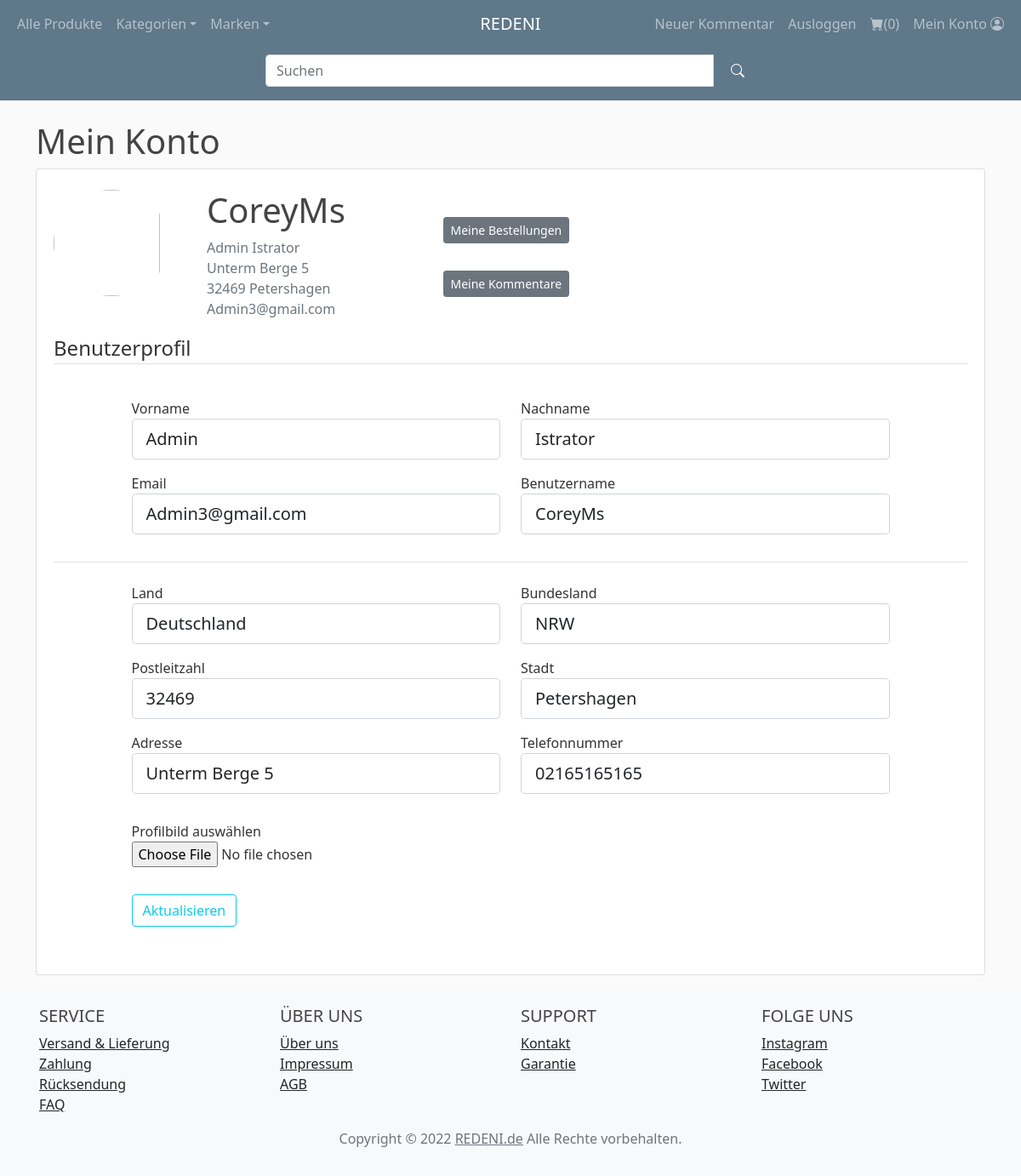
Screenshot of /account (signed in) with the database file from the repository.
### flaskblog/models.py (models this page shows, shortened)
class User(db.Model, UserMixin):
    id = db.Column(db.Integer, primary_key=True)
    firstname = db.Column(db.String(20), unique=False)
    lastname = db.Column(db.String(20), unique=False)
    username = db.Column(db.String(20), unique=True, nullable=False)
    email = db.Column(db.String(120), unique=True, nullable=False)
    image_file = db.Column(db.String(20), nullable=False, default='default.jpg')
    password = db.Column(db.String(60), nullable=False)
    country = db.Column(db.String(30), unique= False)
    state = db.Column(db.String(30), unique= False)
    city = db.Column(db.String(30), unique= False)
    contact = db.Column(db.String(30), unique= False)
    address = db.Column(db.String(30), unique= False)
    zipcode = db.Column(db.String(30), unique= False)
    date_created = db.Column(db.DateTime, nullable=False, default=datetime.utcnow)
    posts = db.relationship('Post', backref='author', lazy=True)

### flaskblog/users/routes.py (the view)
@users.route("/account", methods=['GET', 'POST'])
@login_required
def account():
    form = UpdateAccountForm()
    if form.validate_on_submit():
        if form.picture.data:
            picture_file = save_picture(form.picture.data)
            current_user.image_file = picture_file
        current_user.firstname = form.firstname.data
        current_user.lastname = form.lastname.data
        current_user.username = form.username.data
        current_user.email = form.email.data
        current_user.country = form.country.data
        current_user.state = form.state.data
        current_user.city = form.city.data
        current_user.contact = form.contact.data
        current_user.address = form.address.data
        current_user.zipcode = form.zipcode.data
        db.session.commit()
        flash('Ihr Konto wurde erfolgreich aktualisiert!', 'success')
        return redirect(url_for('users.account'))
    elif request.method == 'GET':
        form.firstname.data = current_user.firstname
        form.lastname.data = current_user.lastname
        form.username.data = current_user.username
        form.email.data = current_user.email
        form.country.data = current_user.country
        form.state.data = current_user.state
        form.city.data = current_user.city
        form.contact.data = current_user.contact
        form.address.data = current_user.address
        form.zipcode.data = current_user.zipcode
    image_file = url_for('static', filename='profile_pics/' + current_user.image_file)
    return render_template('account.html', title='Account', image_file = image_file, form=form)

### flaskblog/users/forms.py (shortened to what this page needs)
class UpdateAccountForm(FlaskForm):
    firstname = StringField('Vorname', validators=[DataRequired()])
    lastname = StringField('Nachname', validators=[DataRequired()])
    username = StringField('Benutzername',
                        validators=[DataRequired(), Length(min=2, max=20)])
    email = StringField('Email',
                    validators=[DataRequired(), Email()])
    picture = FileField('Profilbild auswählen ', validators=[FileAllowed(['png','jpg'])])
    country = StringField('Land', validators=[DataRequired()])
    state = StringField('Bundesland', validators=[DataRequired()])
    city = StringField('Stadt', validators=[DataRequired()])
    contact = StringField('Telefonnummer', validators=[DataRequired()])
    address = StringField('Adresse', validators=[DataRequired()])
    zipcode = StringField('Postleitzahl', validators=[DataRequired()])
    submit = SubmitField('Aktualisieren')

### flaskblog/admin/routes.py (called while the page is built)
@app.context_processor
def inject_menu():
    categories2 = Category.query.join(Addproduct, (Category.id == Addproduct.category_id)).all()
    brands3 = Brand.query.join(Addproduct, (Brand.id == Addproduct.brand_id)).all()
    return dict(categories2=categories2, brands3 = brands3)

### flaskblog/models.py (called while the page is built)
@login_manager.user_loader
def load_user(user_id):
    return User.query.get(int(user_id))

### flaskblog/templates/account.html (shortened to what this page needs)
{% extends "layout.html" %}
{% block content %}
<div class="container-lg mt-4">
    <h1>Mein Konto</h1>
    <div class="content-section py-4">
      <div class="media row">
        <img class="rounded-circle account-img col" style="max-width: 160px;" src="{{ image_file }}">
        <div class="media-body col">
          <h2 class="account-heading ">{{ current_user.username }}</h2>
          <div class="text-secondary">{{ current_user.firstname }} {{ current_user.lastname }}</div>
          <div class="text-secondary">{{ current_user.address }}</div>
          <div class="text-secondary">{{ current_user.zipcode }} {{ current_user.city }}</div>
          <div class="text-secondary">{{ current_user.email }}</div>
        </div>
        <div class="col-md-7 ">
            <div class="col-md-3 distance2">
                <a href="{{url_for('users.orderhistory')}}" class="btn btn-secondary btn-sm distance2">Meine Bestellungen</a>
            </div>
            <div>
                <a href="{{ url_for('users.user_posts', username=current_user.username) }}" class="btn btn-secondary btn-sm ">Meine Kommentare</a>
            </div>
        </div>
      </div>
        <form method="POST" action="" enctype="multipart/form-data">
            <fieldset class="form-group distance2">
                <legend class="border-bottom mb-4">Benutzerprofil</legend>
                <div class="row">
                    <div class="col-md-1"></div>
                    <div class="col-md-5">
                        <div class="form-group distance2">
                            {{ form.firstname.label(class="form-control-label") }}
                            {% if form.firstname.errors %}
                                {{ form.firstname(class="form-control form-control-lg is-invalid") }}
                                <div class="invalid-feedback">
                                    {% for error in form.firstname.errors %}
                                        <span>{{ error }}</span>
                                    {% endfor %}
                                </div>
                            {% else %}
                                {{ form.firstname(class="form-control form-control-lg") }}
                            {% endif %}
                        </div>
                        <div class="form-group distance2">
                            {{ form.email.label(class="form-control-label") }}
                            {% if form.email.errors %}
                                {{ form.email(class="form-control form-control-lg is-invalid") }}
                                <div class="invalid-feedback">
                                    {% for error in form.email.errors %}
                                        <span>{{ error }}</span>
                                    {% endfor %}
                                </div>
                            {% else %}
                                {{ form.email(class="form-control form-control-lg") }}
                            {% endif %}
                        </div>
                    </div>
                    <div class="col-md-5">
                        <div class="form-group distance2">
                            {{ form.lastname.label(class="form-control-label") }}
                            {% if form.lastname.errors %}
                                {{ form.lastname(class="form-control form-control-lg is-invalid") }}
                                <div class="invalid-feedback">
                                    {% for error in form.lastname.errors %}
                                        <span>{{ error }}</span>
                                    {% endfor %}
                                </div>
                            {% else %}
                                {{ form.lastname(class="form-control form-control-lg") }}
                            {% endif %}
                        </div>
                        <div class="form-group distance2">
                            {{ form.username.label(class="form-control-label") }}
                            {% if form.username.errors %}
                                {{ form.username(class="form-control form-control-lg is-invalid") }}
                                <div class="invalid-feedback">
                                    {% for error in form.username.errors %}
                                        <span>{{ error }}</span>
                                    {% endfor %}
                                </div>
                            {% else %}
                                {{ form.username(class="form-control form-control-lg") }}
                            {% endif %}
                        </div>
                    </div>
                </div>
                <legend class="border-bottom mb-4 distance2"></legend>
                <div class="row">
                    <div class="col-md-1"></div>
                    <div class="col-md-5">
                        <div class="form-group">
                            {{ form.country.label(class="form-control-label") }}
                            {% if form.country.errors %}
                                {{ form.country(class="form-control form-control-lg is-invalid") }}
                                <div class="invalid-feedback">
                                    {% for error in form.country.errors %}
                                        <span>{{ error }}</span>
                                    {% endfor %}
                                </div>
                            {% else %}
                                {{ form.country(class="form-control form-control-lg") }}
                            {% endif %}
                        </div>
                        <div class="form-group distance2">
                            {{ form.zipcode.label(class="form-control-label") }}
                            {% if form.zipcode.errors %}
                                {{ form.zipcode(class="form-control form-control-lg is-invalid") }}
                                <div class="invalid-feedback">
                                    {% for error in form.zipcode.errors %}
                                        <span>{{ error }}</span>
                                    {% endfor %}
                                </div>
                            {% else %}
                                {{ form.zipcode(class="form-control form-control-lg") }}
                            {% endif %}
                        </div>
                        <div class="form-group distance2">
                            {{ form.address.label(class="form-control-label") }}
                            {% if form.address.errors %}
                                {{ form.address(class="form-control form-control-lg is-invalid") }}
                                <div class="invalid-feedback">
                                    {% for error in form.address.errors %}
                                        <span>{{ error }}</span>
                                    {% endfor %}
                                </div>
                            {% else %}
                                {{ form.address(class="form-control form-control-lg") }}
                            {% endif %}
                        </div>
                    </div>
                    <div class="col-md-5">
                        <div class="form-group">
                            {{ form.state.label(class="form-control-label") }}
                            {% if form.state.errors %}
                                {{ form.state(class="form-control form-control-lg is-invalid") }}
                                <div class="invalid-feedback">
                                    {% for error in form.state.errors %}
                                        <span>{{ error }}</span>
                                    {% endfor %}
                                </div>
                            {% else %}
                                {{ form.state(class="form-control form-control-lg") }}
                            {% endif %}
                        </div>
                        <div class="form-group distance2">
                            {{ form.city.label(class="form-control-label") }}
                            {% if form.city.errors %}
                                {{ form.city(class="form-control form-control-lg is-invalid") }}
                                <div class="invalid-feedback">
                                    {% for error in form.city.errors %}
                                        <span>{{ error }}</span>
                                    {% endfor %}
                                </div>
                            {% else %}
                                {{ form.city(class="form-control form-control-lg") }}
                            {% endif %}
                        </div>
                        <div class="form-group distance2">
                            {{ form.contact.label(class="form-control-label") }}
                            {% if form.contact.errors %}
                                {{ form.contact(class="form-control form-control-lg is-invalid") }}
                                <div class="invalid-feedback">
                                    {% for error in form.contact.errors %}
                                        <span>{{ error }}</span>
                                    {% endfor %}
                                </div>
                            {% else %}
                                {{ form.contact(class="form-control form-control-lg") }}
                            {% endif %}
                        </div>
                    </div>
                </div>
                <div class="row">
                    <div class="col-md-1"></div>
                    <div class="col-md-2">
                        <div class="form-group distance2">
                            {{ form.picture.label() }}
                            {{ form.picture(class="form-control-file") }}
                        </div>
                    </div>
                </div>
                <div class="row">
                    <div class="col-md-1"></div>
                    <div class="col-md-2">
                        <div class="form-group distance2">
                            {{ form.submit(class="btn btn-outline-info") }}
                        </div>
                    </div>
                </div>
            </fieldset>
        </form>
    </div>
</div>
{% endblock content %}

### flaskblog/static/main.css (style rules this page uses)
body { background: #fafafa; color: #333333; margin-top: 3rem; }
h1, h2, h3, h4, h5, h6 { color: #444444; }
.distance2 { margin-top: 1rem; margin-bottom: 1rem; }
.content-section { background: #ffffff; padding: 10px 20px; border: 1px solid #dddddd; border-radius: 3px; margin-bottom: 20px; }
.account-img { height: 125px; width: 125px; margin-right: 20px; margin-bottom: 16px; }
.account-heading { font-size: 2.5rem; }

### rows the page displays
User: username "CoreyMs", firstname "Admin", lastname "Istrator", address "Unterm Berge 5", zipcode "32469", city "Petershagen", email "Admin3@gmail.com", country "Deutschland", state "NRW", contact "02165165165"

### other values shown
{{ session['Shoppingcart']|length }} "0"
